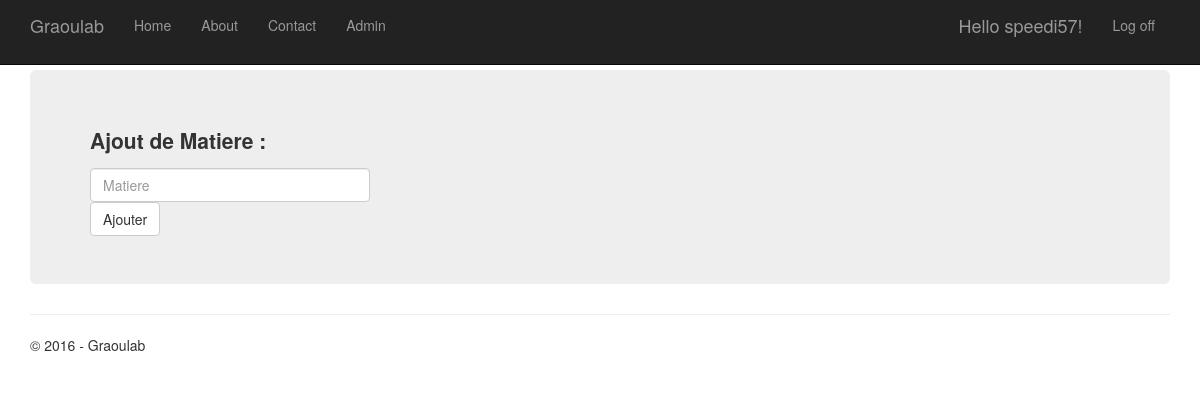
The page /Admin/ListMateriaux/ (signed in) on the database as committed earlier.
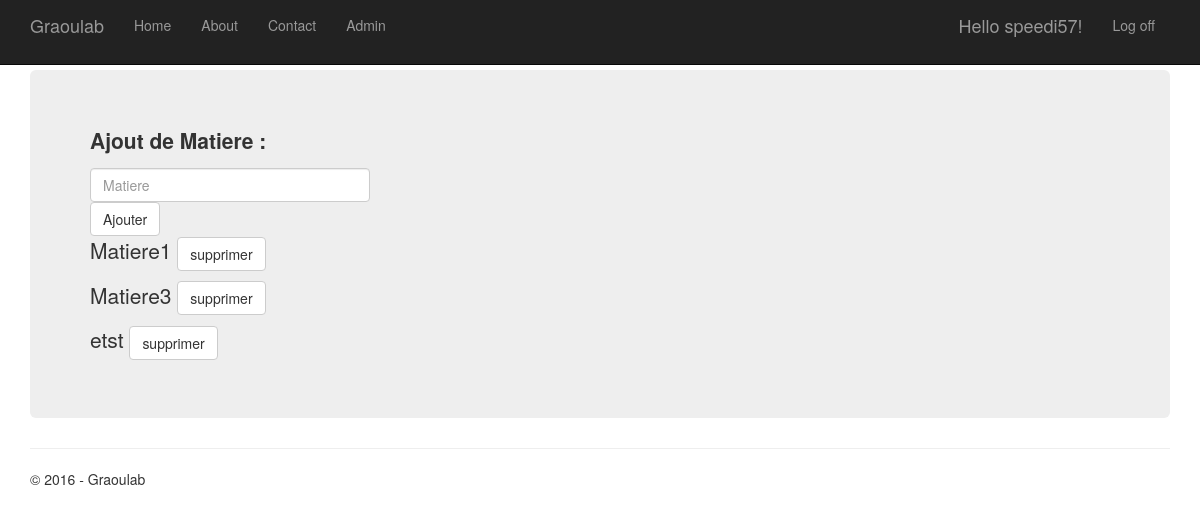
The same page on the database as committed later.
### app/models/InfoSite.py (models this page shows)
class Config(models.Model):
    NomLab			= models.CharField(max_length=30)
    AdresseContact 	= models.CharField(max_length=30)
    Rue 			= models.CharField(max_length=150)
    ville 			= models.CharField(max_length=30)
    CodePostal		= models.CharField(max_length=30)

### app/models/autre.py (models this page shows)
class Matiere(models.Model):
    Nom = models.CharField(max_length=30)

### app/views.py (the view)
# urls.py: url(r'^Admin/ListMateriaux/$', views.ListMateriaux, name='ListMateriaux'),
@user_passes_test(lambda u: u.is_superuser)
def ListMateriaux(request):
    return render(
    request,
    'app/List.html',
    context =
        {
            'title':'List Des Matiere Disponible',
            'type': 'Matiere',
            'data' : Matiere.objects.all(),
            'year':datetime.now().year,
        })

### app/templatetags/MyTag.py (called while the page is built)
@register.simple_tag
def SiteName():
    return Config.objects.all().last().NomLab

### app/templates/app/List.html (shortened to what this page needs)
{% extends "app/layout.html" %}
{% block content %}
{% load staticfiles %}
<div class="jumbotron">
<div>
	<label for="id_Nom">Ajout de  {{ type }} : </label>
	<input class="form-control" id="id_Nom" maxlength="254" name="Nom" placeholder="{{ type }}" type="text" />
	<a href="#" onclick="return f1();"class="btn btn-default" id="link"> Ajouter</a>
</div>
{% for i in data %}
	<p itemprop="name">{{i.Nom}} <a href="/Admin/{{ type }}/Suppr/{{i.Nom}}" class="btn btn-default"> supprimer</a></p>
{% endfor %}
</div>
{% endblock %}

### app/templates/app/layout.html (shortened to what this page needs)
﻿<!DOCTYPE html>
<html>
<head>
    {% load staticfiles %}
    <link rel="stylesheet" type="text/css" href="{% static 'app/content/bootstrap.min.css' %}" />
    <link rel="stylesheet" type="text/css" href="{% static 'app/content/site.css' %}" />
</head>
{% load MyTag %}
<body>
    <div class="navbar navbar-inverse navbar-fixed-top">
        <div class="container">
            <div class="navbar-header">
                <a href="/" class="navbar-brand">{% SiteName %}</a>
            </div>
            <div class="navbar-collapse collapse">
                <ul class="nav navbar-nav">
                    <li><a href="{% url 'home' %}">Home</a></li>
                    <li><a href="{% url 'about' %}">About</a></li>
                    <li><a href="{% url 'contact' %}">Contact</a></li>
                    {% if user.is_superuser %}
                    <li><a href="{% url 'admin' %}">Admin</a></li>
                    {% endif %}
                </ul>
                {% include 'app/loginpartial.html' %}
            </div>
        </div>
    </div>
    <div class="container body-content">
{% block content %}{% endblock %}
        <hr/>
        <footer>
            <p>&copy; {{ year }} - {% SiteName %}</p>
        </footer>
    </div>
</body>
</html>

### app/templates/app/loginpartial.html (shortened to what this page needs)
{% if user.is_authenticated %}
<form id="logoutForm" action="/logout" method="post" class="navbar-right">
    <ul class="nav navbar-nav navbar-right">
        <li><span class="navbar-brand">Hello {{ user.username }}!</span></li>
        <li><a href="{% url 'logout' %}">Log off</a></li>
    </ul>
</form>
{% else %}
<ul class="nav navbar-nav navbar-right">
    <li><a href="{% url 'login' %}">Log in</a></li>
    <li><a href="{% url 'register' %}">S'inscrire</a></li>
</ul>
{% endif %}

Rows that differ between the two databases and show on the page:
added Matiere: Nom "Matiere1"
added Matiere: Nom "Matiere3"
added Matiere: Nom "etst"
